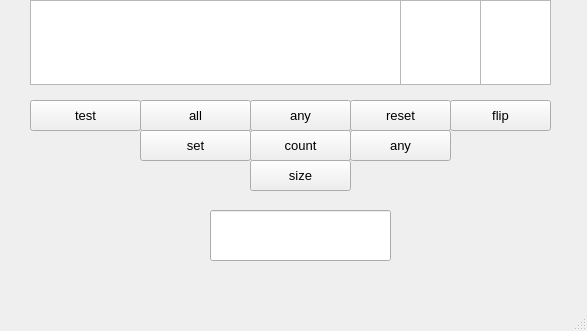
<?xml version="1.0" encoding="UTF-8"?>
<ui version="4.0">
 <class>MainWindow</class>
 <widget class="QMainWindow" name="MainWindow">
  <property name="geometry">
   <rect>
    <x>0</x>
    <y>0</y>
    <width>587</width>
    <height>331</height>
   </rect>
  </property>
  <property name="windowTitle">
   <string>MainWindow</string>
  </property>
  <widget class="QWidget" name="centralwidget">
   <widget class="QTextEdit" name="str">
    <property name="geometry">
     <rect>
      <x>30</x>
      <y>0</y>
      <width>371</width>
      <height>85</height>
     </rect>
    </property>
    <property name="font">
     <font>
      <pointsize>10</pointsize>
     </font>
    </property>
    <property name="readOnly">
     <bool>true</bool>
    </property>
    <property name="html">
     <string>&lt;!DOCTYPE HTML PUBLIC &quot;-//W3C//DTD HTML 4.0//EN&quot; &quot;http://www.w3.org/TR/REC-html40/strict.dtd&quot;&gt;
&lt;html&gt;&lt;head&gt;&lt;meta name=&quot;qrichtext&quot; content=&quot;1&quot; /&gt;&lt;meta charset=&quot;utf-8&quot; /&gt;&lt;style type=&quot;text/css&quot;&gt;
p, li { white-space: pre-wrap; }
&lt;/style&gt;&lt;/head&gt;&lt;body style=&quot; font-family:'Segoe UI'; font-size:10pt; font-weight:400; font-style:normal;&quot;&gt;
&lt;p align=&quot;center&quot; style=&quot;-qt-paragraph-type:empty; margin-top:0px; margin-bottom:0px; margin-left:0px; margin-right:0px; -qt-block-indent:0; text-indent:0px; font-size:20pt;&quot;&gt;&lt;br /&gt;&lt;/p&gt;&lt;/body&gt;&lt;/html&gt;</string>
    </property>
   </widget>
   <widget class="QLineEdit" name="test_le">
    <property name="geometry">
     <rect>
      <x>210</x>
      <y>210</y>
      <width>181</width>
      <height>51</height>
     </rect>
    </property>
   </widget>
   <widget class="QPushButton" name="flip_">
    <property name="geometry">
     <rect>
      <x>450</x>
      <y>100</y>
      <width>101</width>
      <height>31</height>
     </rect>
    </property>
    <property name="font">
     <font>
      <pointsize>10</pointsize>
     </font>
    </property>
    <property name="toolTip">
     <string>&lt;html&gt;&lt;head/&gt;&lt;body&gt;&lt;p&gt;Инвертирует все биты в bitset или инвертирует один бит в указанной позиции.&lt;/p&gt;&lt;/body&gt;&lt;/html&gt;</string>
    </property>
    <property name="text">
     <string>flip</string>
    </property>
   </widget>
   <widget class="QPushButton" name="all_">
    <property name="geometry">
     <rect>
      <x>140</x>
      <y>100</y>
      <width>111</width>
      <height>31</height>
     </rect>
    </property>
    <property name="font">
     <font>
      <pointsize>10</pointsize>
     </font>
    </property>
    <property name="toolTip">
     <string>&lt;html&gt;&lt;head/&gt;&lt;body&gt;&lt;p&gt;Проверяет все биты в этом параметре, bitset чтобы определить, все ли они имеют значение true.&lt;/p&gt;&lt;/body&gt;&lt;/html&gt;</string>
    </property>
    <property name="text">
     <string>all</string>
    </property>
   </widget>
   <widget class="QPushButton" name="any_">
    <property name="geometry">
     <rect>
      <x>250</x>
      <y>100</y>
      <width>101</width>
      <height>31</height>
     </rect>
    </property>
    <property name="font">
     <font>
      <pointsize>10</pointsize>
     </font>
    </property>
    <property name="toolTip">
     <string>&lt;html&gt;&lt;head/&gt;&lt;body&gt;&lt;p&gt;Функция-член проверяет, равен ли какой-либо бит в последовательности 1.&lt;/p&gt;&lt;/body&gt;&lt;/html&gt;</string>
    </property>
    <property name="text">
     <string>any</string>
    </property>
   </widget>
   <widget class="QPushButton" name="test_">
    <property name="geometry">
     <rect>
      <x>30</x>
      <y>100</y>
      <width>111</width>
      <height>31</height>
     </rect>
    </property>
    <property name="font">
     <font>
      <pointsize>10</pointsize>
     </font>
    </property>
    <property name="toolTip">
     <string>&lt;html&gt;&lt;head/&gt;&lt;body&gt;&lt;p&gt;Проверяет, присвоено ли биту в указанной позиции в bitset значение 1.&lt;/p&gt;&lt;/body&gt;&lt;/html&gt;</string>
    </property>
    <property name="text">
     <string>test</string>
    </property>
   </widget>
   <widget class="QPushButton" name="set_">
    <property name="geometry">
     <rect>
      <x>140</x>
      <y>130</y>
      <width>111</width>
      <height>31</height>
     </rect>
    </property>
    <property name="font">
     <font>
      <pointsize>10</pointsize>
     </font>
    </property>
    <property name="toolTip">
     <string>&lt;html&gt;&lt;head/&gt;&lt;body&gt;&lt;p&gt;Присваивает всем битам в bitset значение 1 или присваивает биту в указанной позиции значение 1.&lt;/p&gt;&lt;/body&gt;&lt;/html&gt;</string>
    </property>
    <property name="text">
     <string>set</string>
    </property>
   </widget>
   <widget class="QPushButton" name="reset_">
    <property name="geometry">
     <rect>
      <x>350</x>
      <y>100</y>
      <width>101</width>
      <height>31</height>
     </rect>
    </property>
    <property name="font">
     <font>
      <pointsize>10</pointsize>
     </font>
    </property>
    <property name="toolTip">
     <string>&lt;html&gt;&lt;head/&gt;&lt;body&gt;&lt;p&gt;Сбрасывает все биты в bitset в значение 0 или сбрасывает бит в указанной позиции в 0.&lt;/p&gt;&lt;/body&gt;&lt;/html&gt;</string>
    </property>
    <property name="text">
     <string>reset</string>
    </property>
   </widget>
   <widget class="QTextEdit" name="ull">
    <property name="geometry">
     <rect>
      <x>400</x>
      <y>0</y>
      <width>81</width>
      <height>85</height>
     </rect>
    </property>
    <property name="readOnly">
     <bool>true</bool>
    </property>
    <property name="html">
     <string>&lt;!DOCTYPE HTML PUBLIC &quot;-//W3C//DTD HTML 4.0//EN&quot; &quot;http://www.w3.org/TR/REC-html40/strict.dtd&quot;&gt;
&lt;html&gt;&lt;head&gt;&lt;meta name=&quot;qrichtext&quot; content=&quot;1&quot; /&gt;&lt;meta charset=&quot;utf-8&quot; /&gt;&lt;style type=&quot;text/css&quot;&gt;
p, li { white-space: pre-wrap; }
&lt;/style&gt;&lt;/head&gt;&lt;body style=&quot; font-family:'Segoe UI'; font-size:9pt; font-weight:400; font-style:normal;&quot;&gt;
&lt;p align=&quot;center&quot; style=&quot;-qt-paragraph-type:empty; margin-top:0px; margin-bottom:0px; margin-left:0px; margin-right:0px; -qt-block-indent:0; text-indent:0px;&quot;&gt;&lt;br /&gt;&lt;/p&gt;&lt;/body&gt;&lt;/html&gt;</string>
    </property>
   </widget>
   <widget class="QTextEdit" name="ull_2">
    <property name="geometry">
     <rect>
      <x>480</x>
      <y>0</y>
      <width>71</width>
      <height>85</height>
     </rect>
    </property>
    <property name="readOnly">
     <bool>true</bool>
    </property>
    <property name="html">
     <string>&lt;!DOCTYPE HTML PUBLIC &quot;-//W3C//DTD HTML 4.0//EN&quot; &quot;http://www.w3.org/TR/REC-html40/strict.dtd&quot;&gt;
&lt;html&gt;&lt;head&gt;&lt;meta name=&quot;qrichtext&quot; content=&quot;1&quot; /&gt;&lt;meta charset=&quot;utf-8&quot; /&gt;&lt;style type=&quot;text/css&quot;&gt;
p, li { white-space: pre-wrap; }
&lt;/style&gt;&lt;/head&gt;&lt;body style=&quot; font-family:'Segoe UI'; font-size:9pt; font-weight:400; font-style:normal;&quot;&gt;
&lt;p align=&quot;center&quot; style=&quot;-qt-paragraph-type:empty; margin-top:0px; margin-bottom:0px; margin-left:0px; margin-right:0px; -qt-block-indent:0; text-indent:0px;&quot;&gt;&lt;br /&gt;&lt;/p&gt;&lt;/body&gt;&lt;/html&gt;</string>
    </property>
   </widget>
   <widget class="QPushButton" name="set_1">
    <property name="geometry">
     <rect>
      <x>250</x>
      <y>130</y>
      <width>101</width>
      <height>31</height>
     </rect>
    </property>
    <property name="font">
     <font>
      <pointsize>10</pointsize>
     </font>
    </property>
    <property name="toolTip">
     <string>&lt;html&gt;&lt;head/&gt;&lt;body&gt;&lt;p&gt;Эта функция-член возвращает количество бит, заданных в последовательности бит.&lt;/p&gt;&lt;/body&gt;&lt;/html&gt;</string>
    </property>
    <property name="text">
     <string>count</string>
    </property>
   </widget>
   <widget class="QPushButton" name="set_2">
    <property name="geometry">
     <rect>
      <x>350</x>
      <y>130</y>
      <width>101</width>
      <height>31</height>
     </rect>
    </property>
    <property name="font">
     <font>
      <pointsize>10</pointsize>
     </font>
    </property>
    <property name="toolTip">
     <string>&lt;html&gt;&lt;head/&gt;&lt;body&gt;&lt;p&gt;Функция-член проверяет, равен ли какой-либо бит в последовательности 1.&lt;/p&gt;&lt;/body&gt;&lt;/html&gt;</string>
    </property>
    <property name="text">
     <string>any</string>
    </property>
   </widget>
   <widget class="QPushButton" name="set_3">
    <property name="geometry">
     <rect>
      <x>250</x>
      <y>160</y>
      <width>101</width>
      <height>31</height>
     </rect>
    </property>
    <property name="font">
     <font>
      <pointsize>10</pointsize>
     </font>
    </property>
    <property name="toolTip">
     <string>&lt;html&gt;&lt;head/&gt;&lt;body&gt;&lt;p&gt;Возвращает количество бит в объекте bitset.&lt;/p&gt;&lt;/body&gt;&lt;/html&gt;</string>
    </property>
    <property name="text">
     <string>size</string>
    </property>
   </widget>
  </widget>
  <widget class="QMenuBar" name="menubar">
   <property name="geometry">
    <rect>
     <x>0</x>
     <y>0</y>
     <width>587</width>
     <height>25</height>
    </rect>
   </property>
  </widget>
  <widget class="QStatusBar" name="statusbar"/>
 </widget>
 <resources/>
 <connections/>
</ui>
